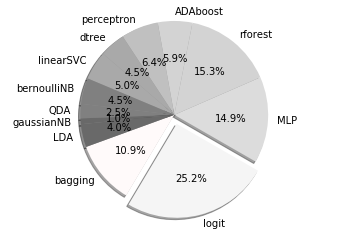

The Python source for this figure:
import os
from pathlib import PurePath
current_dir = os.path.realpath(__file__)
p = PurePath(current_dir)

import pandas as pd
import matplotlib.pyplot as plt


#Pre-processing
df_results = pd.read_pickle(str(p.parents[2])+'/test/df_results.plk')

model = {'auc_f1_bagging': 0,
         'auc_f1_logit': 0,
         'auc_f1_MLP': 0,
         'auc_f1_rforest': 0,
         'auc_f1_ADAboost': 0,
         'auc_f1_perceptron': 0,
         'auc_f1_dtree': 0,
         'auc_f1_linearSVC': 0,
         'auc_f1_QDA': 0,
         'auc_f1_bernoulliNB': 0,
         'auc_f1_gaussianNB': 0,
         'auc_f1_LDA': 0}

for i in df_results['Best model f1']:
    model[i] += 1
    
for key in model.keys():
    model[key.split('_')[-1]] = model.pop(key)
    
model['gaussianNB'] = model.pop('auc_f1_gaussianNB')    
model['LDA'] = model.pop('auc_f1_LDA')

color = 'snow whitesmoke gainsboro lightgrey lightgray silver darkgrey darkgray grey gray dimgrey dimgray'.split(' ')

# Pie chart, where the slices will be ordered and plotted counter-clockwise:
labels = list(model.keys())
sizes = list(model.values())
explode = (0, 0.1, 0, 0, 0, 0, 0, 0, 0, 0, 0, 0)  # only "explode" the 2nd slice (i.e. 'Hogs')
plt.figure(dpi=1200)
fig1, ax1 = plt.subplots()
ax1.pie(sizes, explode=explode, labels=labels, autopct='%1.1f%%',
        shadow=True, startangle=200, colors = color)
ax1.axis('equal')  # Equal aspect ratio ensures that pie is drawn as a circle.

plt.show()
